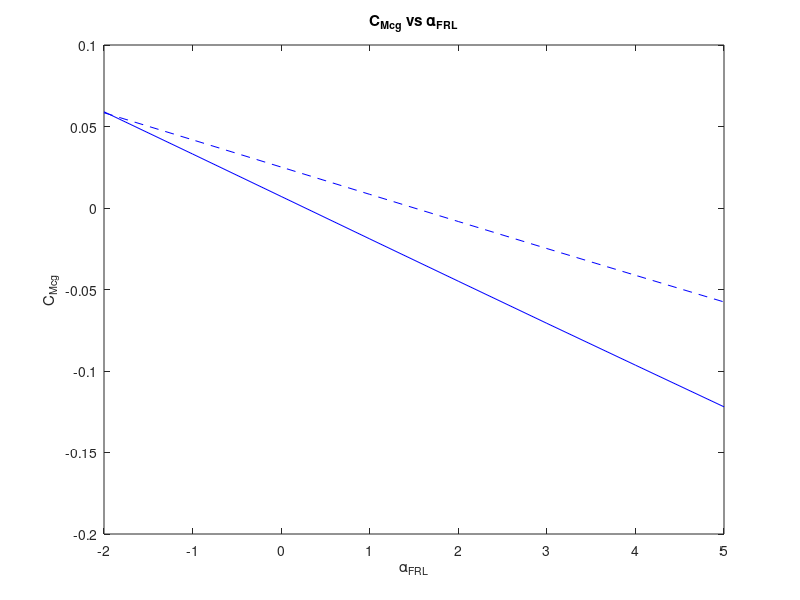

Write the MATLAB code that produced this figure. (Note: this script raises an error after producing the figure.)
% clear all vars and plots
close all; clear all; clc;

rho = 1.23; % [kg/m^3]
v = 1.0; % [m/s]
S = 0.064; % [m^2]
c = 0.08; % [m]

Q = 0.5*rho*v*v;

alpha = [-2.0:1.0:5.0]'
Lw = [-0.000016 0.003328 0.006671 0.010011 0.013345 0.016672 0.019990 0.023297]'
Lt = [-0.000484 -0.000162 0.000161 0.000484 0.000806 0.001127 0.001446 0.001764]'

L = Lw + Lt
CL = L/(Q*S)

d1 = 0.132; % forward CG [m]
Mcg1 = Lw*(d1-0.12) - Lt*(0.51-d1)
CMcg1 = 0.00666*(d1-0.12)/c + (L*(d1-0.12)-0.39*Lt)/(Q*S*c)

d2 = 0.14; % aft CG [m]
Mcg2 = Lw*(d2-0.12) - Lt*(0.51-d2)
CMcg2 = 0.00666*(d2-0.12)/c + (L*(d2-0.12)-0.39*Lt)/(Q*S*c)

figure(1)
ph(1)=plot(alpha,CMcg1,'b-','DisplayName','Forward CG');
hold on
ph(2)=plot(alpha,CMcg2,'b--','DisplayName','Aft CG');
ylabel('C_{Mcg}')
xlabel('\alpha_{FRL}')
title('C_{Mcg} vs \alpha_{FRL}')
yline(0);
xline(0);
grid on
legend(ph,'location','northeast')
set(gca,'FontSize',14);

figure(2)
ph2(1)=plot(CL,CMcg1,'b-','DisplayName','Forward CG');
hold on
ph2(2)=plot(CL,CMcg2,'b--','DisplayName','Aft CG');
ylabel('C_{Mcg}')
xlabel('C_{L}')
title('C_{Mcg} vs C_{L}')
yline(0);
xline(0);
grid on
legend(ph2,'location','northeast')
set(gca,'FontSize',14);

figure(3)
ph3(1)=plot(alpha,CL,'b-','DisplayName','Forward and Aft CG');
hold on
ylabel('C_{L}')
xlabel('\alpha_{FRL}')
title('C_{L} vs \alpha_{FRL}')
yline(0);
xline(0);
grid on
legend(ph3,'location','northeast')
set(gca,'FontSize',14);
